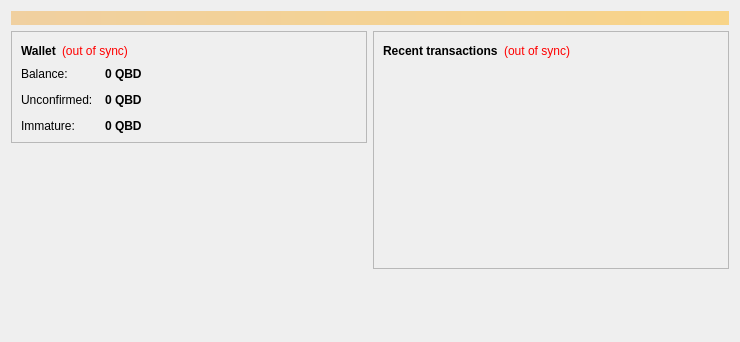
<?xml version="1.0" encoding="UTF-8"?>
<ui version="4.0">
 <class>OverviewPage</class>
 <widget class="QWidget" name="OverviewPage">
  <property name="geometry">
   <rect>
    <x>0</x>
    <y>0</y>
    <width>740</width>
    <height>342</height>
   </rect>
  </property>
  <property name="windowTitle">
   <string>Form</string>
  </property>
  <layout class="QVBoxLayout" name="topLayout">
   <item>
    <widget class="QLabel" name="labelAlerts">
     <property name="visible">
      <bool>false</bool>
     </property>
     <property name="styleSheet">
      <string notr="true">background-color: qlineargradient(x1: 0, y1: 0, x2: 1, y2: 0, stop:0 #F0D0A0, stop:1 #F8D488); color:#000000;</string>
     </property>
     <property name="wordWrap">
      <bool>true</bool>
     </property>
     <property name="margin">
      <number>3</number>
     </property>
    </widget>
   </item>
   <item>
    <layout class="QHBoxLayout" name="horizontalLayout" stretch="1,1">
     <item>
      <layout class="QVBoxLayout" name="verticalLayout_2">
       <item>
        <widget class="QFrame" name="frame">
         <property name="frameShape">
          <enum>QFrame::StyledPanel</enum>
         </property>
         <property name="frameShadow">
          <enum>QFrame::Raised</enum>
         </property>
         <layout class="QVBoxLayout" name="verticalLayout_4">
          <item>
           <layout class="QHBoxLayout" name="horizontalLayout_4">
            <item>
             <widget class="QLabel" name="label_5">
              <property name="font">
               <font>
                <weight>75</weight>
                <bold>true</bold>
               </font>
              </property>
              <property name="text">
               <string>Wallet</string>
              </property>
             </widget>
            </item>
            <item>
             <widget class="QLabel" name="labelWalletStatus">
              <property name="toolTip">
               <string>&lt;html&gt;&lt;head/&gt;&lt;body&gt;&lt;p&gt;The displayed information may be out of date. Your wallet automatically synchronizes with the QBDCoin network after a connection is established, but this process has not completed yet.&lt;/p&gt;&lt;/body&gt;&lt;/html&gt;</string>
              </property>
              <property name="styleSheet">
               <string notr="true">QLabel { color: red; }</string>
              </property>
              <property name="text">
               <string notr="true">(out of sync)</string>
              </property>
              <property name="alignment">
               <set>Qt::AlignLeading|Qt::AlignLeft|Qt::AlignVCenter</set>
              </property>
             </widget>
            </item>
            <item>
             <spacer name="horizontalSpacer_2">
              <property name="orientation">
               <enum>Qt::Horizontal</enum>
              </property>
              <property name="sizeHint" stdset="0">
               <size>
                <width>40</width>
                <height>20</height>
               </size>
              </property>
             </spacer>
            </item>
           </layout>
          </item>
          <item>
           <layout class="QFormLayout" name="formLayout_2">
            <property name="fieldGrowthPolicy">
             <enum>QFormLayout::AllNonFixedFieldsGrow</enum>
            </property>
            <property name="horizontalSpacing">
             <number>12</number>
            </property>
            <property name="verticalSpacing">
             <number>12</number>
            </property>
            <item row="0" column="0">
             <widget class="QLabel" name="label">
              <property name="text">
               <string>Balance:</string>
              </property>
             </widget>
            </item>
            <item row="0" column="1">
             <widget class="QLabel" name="labelBalance">
              <property name="font">
               <font>
                <weight>75</weight>
                <bold>true</bold>
               </font>
              </property>
              <property name="cursor">
               <cursorShape>IBeamCursor</cursorShape>
              </property>
              <property name="toolTip">
               <string>Your current balance</string>
              </property>
              <property name="text">
               <string notr="true">0 QBD</string>
              </property>
              <property name="textInteractionFlags">
               <set>Qt::LinksAccessibleByMouse|Qt::TextSelectableByKeyboard|Qt::TextSelectableByMouse</set>
              </property>
             </widget>
            </item>
            <item row="1" column="0">
             <widget class="QLabel" name="label_3">
              <property name="text">
               <string>Unconfirmed:</string>
              </property>
             </widget>
            </item>
            <item row="1" column="1">
             <widget class="QLabel" name="labelUnconfirmed">
              <property name="font">
               <font>
                <weight>75</weight>
                <bold>true</bold>
               </font>
              </property>
              <property name="cursor">
               <cursorShape>IBeamCursor</cursorShape>
              </property>
              <property name="toolTip">
               <string>Total of transactions that have yet to be confirmed, and do not yet count toward the current balance</string>
              </property>
              <property name="text">
               <string notr="true">0 QBD</string>
              </property>
              <property name="textInteractionFlags">
               <set>Qt::LinksAccessibleByMouse|Qt::TextSelectableByKeyboard|Qt::TextSelectableByMouse</set>
              </property>
             </widget>
            </item>
            <item row="2" column="0">
             <widget class="QLabel" name="labelImmatureText">
              <property name="text">
               <string>Immature:</string>
              </property>
             </widget>
            </item>
            <item row="2" column="1">
             <widget class="QLabel" name="labelImmature">
              <property name="font">
               <font>
                <weight>75</weight>
                <bold>true</bold>
               </font>
              </property>
              <property name="toolTip">
               <string>Mined balance that has not yet matured</string>
              </property>
              <property name="text">
               <string notr="true">0 QBD</string>
              </property>
              <property name="textInteractionFlags">
               <set>Qt::LinksAccessibleByMouse|Qt::TextSelectableByKeyboard|Qt::TextSelectableByMouse</set>
              </property>
             </widget>
            </item>
           </layout>
          </item>
         </layout>
        </widget>
       </item>
       <item>
        <spacer name="verticalSpacer">
         <property name="orientation">
          <enum>Qt::Vertical</enum>
         </property>
         <property name="sizeHint" stdset="0">
          <size>
           <width>20</width>
           <height>40</height>
          </size>
         </property>
        </spacer>
       </item>
       <item>
        <widget class="QLabel" name="label_wallet_bgcoin">
         <property name="text">
          <string/>
         </property>
         <property name="pixmap">
          <pixmap resource="../bitcoin.qrc">:/images/splash</pixmap>
         </property>
         <property name="scaledContents">
          <bool>false</bool>
         </property>
         <property name="alignment">
          <set>Qt::AlignCenter</set>
         </property>
         <property name="margin">
          <number>-2</number>
         </property>
        </widget>
       </item>
      </layout>
     </item>
     <item>
      <layout class="QVBoxLayout" name="verticalLayout_3">
       <item>
        <widget class="QFrame" name="frame_2">
         <property name="frameShape">
          <enum>QFrame::StyledPanel</enum>
         </property>
         <property name="frameShadow">
          <enum>QFrame::Raised</enum>
         </property>
         <layout class="QVBoxLayout" name="verticalLayout">
          <item>
           <layout class="QHBoxLayout" name="horizontalLayout_2">
            <item>
             <widget class="QLabel" name="label_4">
              <property name="text">
               <string>&lt;b&gt;Recent transactions&lt;/b&gt;</string>
              </property>
             </widget>
            </item>
            <item>
             <widget class="QLabel" name="labelTransactionsStatus">
              <property name="toolTip">
               <string>&lt;html&gt;&lt;head/&gt;&lt;body&gt;&lt;p&gt;The displayed information may be out of date. Your wallet automatically synchronizes with the QBDCoin network after a connection is established, but this process has not completed yet.&lt;/p&gt;&lt;/body&gt;&lt;/html&gt;</string>
              </property>
              <property name="styleSheet">
               <string notr="true">QLabel { color: red; }</string>
              </property>
              <property name="text">
               <string notr="true">(out of sync)</string>
              </property>
              <property name="alignment">
               <set>Qt::AlignRight|Qt::AlignTrailing|Qt::AlignVCenter</set>
              </property>
             </widget>
            </item>
            <item>
             <spacer name="horizontalSpacer">
              <property name="orientation">
               <enum>Qt::Horizontal</enum>
              </property>
              <property name="sizeHint" stdset="0">
               <size>
                <width>40</width>
                <height>20</height>
               </size>
              </property>
             </spacer>
            </item>
           </layout>
          </item>
          <item>
           <widget class="QListView" name="listTransactions">
            <property name="styleSheet">
             <string notr="true">QListView { background: transparent; }</string>
            </property>
            <property name="frameShape">
             <enum>QFrame::NoFrame</enum>
            </property>
            <property name="verticalScrollBarPolicy">
             <enum>Qt::ScrollBarAlwaysOff</enum>
            </property>
            <property name="horizontalScrollBarPolicy">
             <enum>Qt::ScrollBarAlwaysOff</enum>
            </property>
            <property name="selectionMode">
             <enum>QAbstractItemView::NoSelection</enum>
            </property>
           </widget>
          </item>
         </layout>
        </widget>
       </item>
       <item>
        <spacer name="verticalSpacer_2">
         <property name="orientation">
          <enum>Qt::Vertical</enum>
         </property>
         <property name="sizeHint" stdset="0">
          <size>
           <width>20</width>
           <height>40</height>
          </size>
         </property>
        </spacer>
       </item>
      </layout>
     </item>
    </layout>
   </item>
  </layout>
 </widget>
 <resources>
  <include location="../bitcoin.qrc"/>
 </resources>
 <connections/>
</ui>
